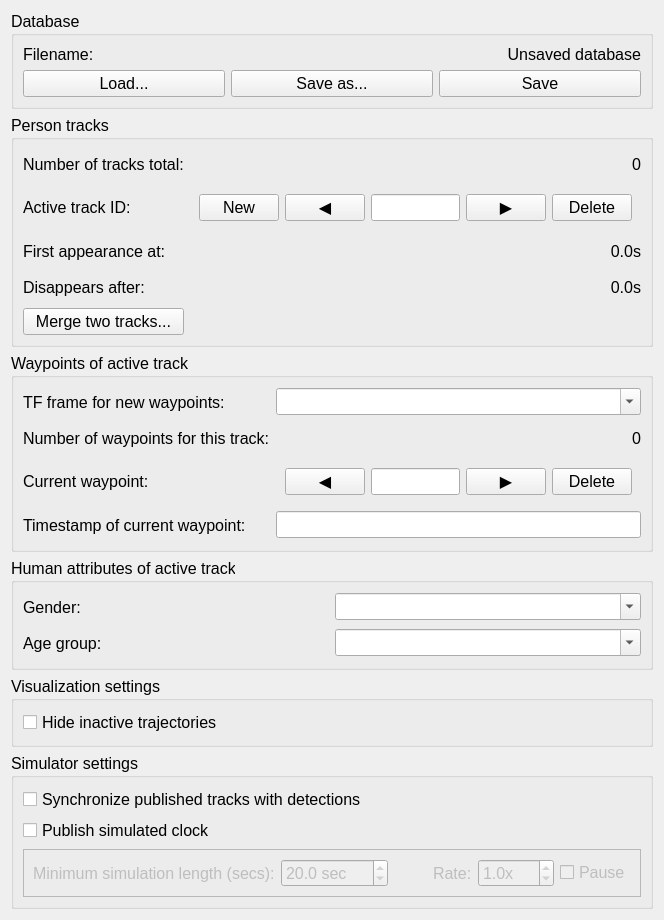
<?xml version="1.0" encoding="UTF-8"?>
<ui version="4.0">
 <class>window</class>
 <widget class="QWidget" name="window">
  <property name="geometry">
   <rect>
    <x>0</x>
    <y>0</y>
    <width>664</width>
    <height>832</height>
   </rect>
  </property>
  <property name="sizePolicy">
   <sizepolicy hsizetype="Expanding" vsizetype="Fixed">
    <horstretch>0</horstretch>
    <verstretch>0</verstretch>
   </sizepolicy>
  </property>
  <property name="font">
   <font>
    <pointsize>12</pointsize>
    <weight>50</weight>
    <bold>false</bold>
   </font>
  </property>
  <property name="windowTitle">
   <string>Track annotation tool</string>
  </property>
  <layout class="QVBoxLayout" name="verticalLayout_2">
   <item>
    <widget class="QGroupBox" name="groupBox_5">
     <property name="title">
      <string>Database</string>
     </property>
     <layout class="QGridLayout" name="gridLayout_3">
      <item row="1" column="1">
       <widget class="QPushButton" name="saveDatabaseAsButton">
        <property name="text">
         <string>Save as...</string>
        </property>
       </widget>
      </item>
      <item row="0" column="0">
       <widget class="QLabel" name="label">
        <property name="text">
         <string>Filename:</string>
        </property>
       </widget>
      </item>
      <item row="1" column="0">
       <widget class="QPushButton" name="loadDatabaseButton">
        <property name="text">
         <string>Load...</string>
        </property>
       </widget>
      </item>
      <item row="1" column="2">
       <widget class="QPushButton" name="saveDatabaseButton">
        <property name="text">
         <string>Save</string>
        </property>
       </widget>
      </item>
      <item row="0" column="1" colspan="2">
       <widget class="QLabel" name="databaseFilenameLabel">
        <property name="text">
         <string>Unsaved database</string>
        </property>
        <property name="alignment">
         <set>Qt::AlignRight|Qt::AlignTrailing|Qt::AlignVCenter</set>
        </property>
       </widget>
      </item>
     </layout>
    </widget>
   </item>
   <item>
    <widget class="QGroupBox" name="groupBox">
     <property name="styleSheet">
      <string notr="true"/>
     </property>
     <property name="title">
      <string>Person tracks</string>
     </property>
     <property name="flat">
      <bool>false</bool>
     </property>
     <layout class="QGridLayout" name="gridLayout_4">
      <item row="3" column="1">
       <widget class="QLabel" name="trackAppearsAtLabel">
        <property name="text">
         <string>0.0s</string>
        </property>
        <property name="alignment">
         <set>Qt::AlignRight|Qt::AlignTrailing|Qt::AlignVCenter</set>
        </property>
       </widget>
      </item>
      <item row="3" column="0">
       <widget class="QLabel" name="label_5">
        <property name="minimumSize">
         <size>
          <width>0</width>
          <height>30</height>
         </size>
        </property>
        <property name="text">
         <string>First appearance at:</string>
        </property>
       </widget>
      </item>
      <item row="4" column="1">
       <widget class="QLabel" name="trackDisappearsAfterLabel">
        <property name="text">
         <string>0.0s</string>
        </property>
        <property name="alignment">
         <set>Qt::AlignRight|Qt::AlignTrailing|Qt::AlignVCenter</set>
        </property>
       </widget>
      </item>
      <item row="1" column="1">
       <widget class="QWidget" name="widget" native="true">
        <layout class="QHBoxLayout" name="horizontalLayout_2">
         <item>
          <widget class="QPushButton" name="newTrackButton">
           <property name="text">
            <string>New</string>
           </property>
          </widget>
         </item>
         <item>
          <widget class="QPushButton" name="previousTrackButton">
           <property name="text">
            <string>◀</string>
           </property>
          </widget>
         </item>
         <item>
          <widget class="QLineEdit" name="trackIdText">
           <property name="font">
            <font>
             <weight>75</weight>
             <bold>true</bold>
            </font>
           </property>
           <property name="alignment">
            <set>Qt::AlignCenter</set>
           </property>
          </widget>
         </item>
         <item>
          <widget class="QPushButton" name="nextTrackButton">
           <property name="text">
            <string>▶</string>
           </property>
          </widget>
         </item>
         <item>
          <widget class="QPushButton" name="deleteTrackButton">
           <property name="text">
            <string>Delete</string>
           </property>
          </widget>
         </item>
        </layout>
       </widget>
      </item>
      <item row="4" column="0">
       <widget class="QLabel" name="label_7">
        <property name="minimumSize">
         <size>
          <width>0</width>
          <height>30</height>
         </size>
        </property>
        <property name="text">
         <string>Disappears after:</string>
        </property>
       </widget>
      </item>
      <item row="1" column="0">
       <widget class="QLabel" name="label_12">
        <property name="sizePolicy">
         <sizepolicy hsizetype="Expanding" vsizetype="Expanding">
          <horstretch>0</horstretch>
          <verstretch>0</verstretch>
         </sizepolicy>
        </property>
        <property name="minimumSize">
         <size>
          <width>0</width>
          <height>30</height>
         </size>
        </property>
        <property name="font">
         <font>
          <weight>50</weight>
          <bold>false</bold>
         </font>
        </property>
        <property name="text">
         <string>Active track ID:</string>
        </property>
       </widget>
      </item>
      <item row="0" column="0">
       <widget class="QLabel" name="label_3">
        <property name="minimumSize">
         <size>
          <width>0</width>
          <height>30</height>
         </size>
        </property>
        <property name="text">
         <string>Number of tracks total:</string>
        </property>
       </widget>
      </item>
      <item row="0" column="1">
       <widget class="QLabel" name="trackCountLabel">
        <property name="text">
         <string>0</string>
        </property>
        <property name="alignment">
         <set>Qt::AlignRight|Qt::AlignTrailing|Qt::AlignVCenter</set>
        </property>
       </widget>
      </item>
      <item row="5" column="0">
       <widget class="QPushButton" name="mergeTracksButton">
        <property name="toolTip">
         <string>&lt;html&gt;&lt;head/&gt;&lt;body&gt;&lt;p&gt;Merges the waypoints of two person tracks. This is useful if you haven't started annotating at the beginning of the recording, and while annotating a second track, you later on notice that the detections actually belong to a different track that is already annotated at a later point in time.&lt;/p&gt;&lt;/body&gt;&lt;/html&gt;</string>
        </property>
        <property name="text">
         <string>Merge two tracks...</string>
        </property>
       </widget>
      </item>
     </layout>
    </widget>
   </item>
   <item>
    <spacer name="verticalSpacer_2">
     <property name="orientation">
      <enum>Qt::Vertical</enum>
     </property>
     <property name="sizeHint" stdset="0">
      <size>
       <width>10</width>
       <height>10</height>
      </size>
     </property>
    </spacer>
   </item>
   <item>
    <widget class="QGroupBox" name="groupBox_2">
     <property name="sizePolicy">
      <sizepolicy hsizetype="Expanding" vsizetype="Expanding">
       <horstretch>0</horstretch>
       <verstretch>0</verstretch>
      </sizepolicy>
     </property>
     <property name="title">
      <string>Waypoints of active track</string>
     </property>
     <layout class="QGridLayout" name="gridLayout">
      <item row="2" column="1">
       <widget class="QWidget" name="widget_3" native="true">
        <property name="sizePolicy">
         <sizepolicy hsizetype="Preferred" vsizetype="Minimum">
          <horstretch>0</horstretch>
          <verstretch>0</verstretch>
         </sizepolicy>
        </property>
        <layout class="QHBoxLayout" name="horizontalLayout">
         <item>
          <widget class="QPushButton" name="previousWaypointButton">
           <property name="text">
            <string>◀</string>
           </property>
          </widget>
         </item>
         <item>
          <widget class="QLineEdit" name="waypointIndexText">
           <property name="alignment">
            <set>Qt::AlignCenter</set>
           </property>
          </widget>
         </item>
         <item>
          <widget class="QPushButton" name="nextWaypointButton">
           <property name="text">
            <string>▶</string>
           </property>
          </widget>
         </item>
         <item>
          <widget class="QPushButton" name="deleteWaypointButton">
           <property name="text">
            <string>Delete</string>
           </property>
          </widget>
         </item>
        </layout>
       </widget>
      </item>
      <item row="4" column="0">
       <widget class="QLabel" name="label_9">
        <property name="minimumSize">
         <size>
          <width>0</width>
          <height>30</height>
         </size>
        </property>
        <property name="text">
         <string>Timestamp of current waypoint: </string>
        </property>
       </widget>
      </item>
      <item row="2" column="0">
       <widget class="QLabel" name="label_2">
        <property name="minimumSize">
         <size>
          <width>0</width>
          <height>30</height>
         </size>
        </property>
        <property name="text">
         <string>Current waypoint:</string>
        </property>
       </widget>
      </item>
      <item row="4" column="1">
       <widget class="QLineEdit" name="waypointTimestampText">
        <property name="alignment">
         <set>Qt::AlignRight|Qt::AlignTrailing|Qt::AlignVCenter</set>
        </property>
       </widget>
      </item>
      <item row="1" column="0">
       <widget class="QLabel" name="label_13">
        <property name="minimumSize">
         <size>
          <width>0</width>
          <height>30</height>
         </size>
        </property>
        <property name="text">
         <string>Number of waypoints for this track:</string>
        </property>
       </widget>
      </item>
      <item row="1" column="1">
       <widget class="QLabel" name="waypointCountLabel">
        <property name="text">
         <string>0</string>
        </property>
        <property name="alignment">
         <set>Qt::AlignRight|Qt::AlignTrailing|Qt::AlignVCenter</set>
        </property>
       </widget>
      </item>
      <item row="0" column="0">
       <widget class="QLabel" name="waypointFrameLabel">
        <property name="minimumSize">
         <size>
          <width>0</width>
          <height>30</height>
         </size>
        </property>
        <property name="text">
         <string>TF frame for new waypoints:</string>
        </property>
       </widget>
      </item>
      <item row="0" column="1">
       <widget class="QComboBox" name="waypointFrameCombo">
        <property name="toolTip">
         <string>&lt;html&gt;&lt;head/&gt;&lt;body&gt;&lt;p&gt;Select a TF frame that any newly created waypoints will be transformed into, before storing them in the track database.&lt;/p&gt;&lt;p&gt;It often makes sense to use the TF frame of the sensor modality you are annotating data in (e.g. &lt;span style=&quot; font-style:italic;&quot;&gt;laser_front_link&lt;/span&gt;). &lt;span style=&quot; font-style:italic;&quot;&gt;base_footprint&lt;/span&gt; might also be a good choice.&lt;/p&gt;&lt;/body&gt;&lt;/html&gt;</string>
        </property>
        <property name="editable">
         <bool>true</bool>
        </property>
       </widget>
      </item>
     </layout>
    </widget>
   </item>
   <item>
    <spacer name="verticalSpacer">
     <property name="orientation">
      <enum>Qt::Vertical</enum>
     </property>
     <property name="sizeHint" stdset="0">
      <size>
       <width>10</width>
       <height>10</height>
      </size>
     </property>
    </spacer>
   </item>
   <item>
    <widget class="QGroupBox" name="groupBox_3">
     <property name="title">
      <string>Human attributes of active track</string>
     </property>
     <layout class="QGridLayout" name="gridLayout_2">
      <item row="2" column="1">
       <widget class="QComboBox" name="ageGroupCombo">
        <property name="editable">
         <bool>true</bool>
        </property>
       </widget>
      </item>
      <item row="0" column="0">
       <widget class="QLabel" name="genderLabel">
        <property name="minimumSize">
         <size>
          <width>0</width>
          <height>30</height>
         </size>
        </property>
        <property name="text">
         <string>Gender:</string>
        </property>
       </widget>
      </item>
      <item row="0" column="1">
       <widget class="QComboBox" name="genderCombo">
        <property name="editable">
         <bool>true</bool>
        </property>
       </widget>
      </item>
      <item row="2" column="0">
       <widget class="QLabel" name="ageGroupLabel">
        <property name="minimumSize">
         <size>
          <width>0</width>
          <height>30</height>
         </size>
        </property>
        <property name="text">
         <string>Age group:</string>
        </property>
       </widget>
      </item>
     </layout>
    </widget>
   </item>
   <item>
    <widget class="QGroupBox" name="groupBox_6">
     <property name="title">
      <string>Visualization settings</string>
     </property>
     <layout class="QVBoxLayout" name="verticalLayout_3">
      <item>
       <widget class="QCheckBox" name="hideInactiveTrajectoriesCheckbox">
        <property name="text">
         <string>Hide inactive trajectories</string>
        </property>
       </widget>
      </item>
     </layout>
    </widget>
   </item>
   <item>
    <widget class="QGroupBox" name="groupBox_4">
     <property name="enabled">
      <bool>true</bool>
     </property>
     <property name="title">
      <string>Simulator settings</string>
     </property>
     <layout class="QVBoxLayout" name="verticalLayout">
      <item>
       <widget class="QCheckBox" name="syncTracksWithDetectionsCheckbox">
        <property name="toolTip">
         <string>&lt;html&gt;&lt;head/&gt;&lt;body&gt;&lt;p&gt;If enabled, when publishing tracked persons, the simulator will check if there is a close-by person detection on the &lt;span style=&quot; font-style:italic;&quot;&gt;/spencer/perception/detected_persons&lt;/span&gt; topic, and if yes, will reference the &lt;span style=&quot; font-style:italic;&quot;&gt;detection_id&lt;/span&gt; in the TrackedPerson message.&lt;/p&gt;&lt;/body&gt;&lt;/html&gt;</string>
        </property>
        <property name="text">
         <string>Synchronize published tracks with detections</string>
        </property>
       </widget>
      </item>
      <item>
       <layout class="QHBoxLayout" name="horizontalLayout_3">
        <item>
         <widget class="QCheckBox" name="publishClockCheckbox">
          <property name="toolTip">
           <string>&lt;html&gt;&lt;head/&gt;&lt;body&gt;&lt;p&gt;Enable this option if you are NOT playing a bagfile, and you want a /clock topic to be published based upon the timestamps in the track database.&lt;/p&gt;&lt;p&gt;Requires use of &lt;span style=&quot; font-style:italic;&quot;&gt;&amp;quot;rosparam set use_sim_time true&amp;quot;&lt;/span&gt;.&lt;/p&gt;&lt;/body&gt;&lt;/html&gt;</string>
          </property>
          <property name="text">
           <string>Publish simulated clock</string>
          </property>
         </widget>
        </item>
       </layout>
      </item>
      <item>
       <widget class="QFrame" name="clockSettingsFrame">
        <property name="enabled">
         <bool>false</bool>
        </property>
        <property name="frameShape">
         <enum>QFrame::StyledPanel</enum>
        </property>
        <property name="frameShadow">
         <enum>QFrame::Raised</enum>
        </property>
        <layout class="QHBoxLayout" name="horizontalLayout_5">
         <item>
          <layout class="QHBoxLayout" name="horizontalLayout_4">
           <item>
            <widget class="QLabel" name="simulationLengthLabel">
             <property name="text">
              <string>Minimum simulation length (secs):</string>
             </property>
            </widget>
           </item>
           <item>
            <widget class="QDoubleSpinBox" name="simulationLengthInput">
             <property name="enabled">
              <bool>false</bool>
             </property>
             <property name="suffix">
              <string> sec</string>
             </property>
             <property name="decimals">
              <number>1</number>
             </property>
             <property name="maximum">
              <double>9999.000000000000000</double>
             </property>
             <property name="value">
              <double>20.000000000000000</double>
             </property>
            </widget>
           </item>
           <item>
            <spacer name="horizontalSpacer">
             <property name="orientation">
              <enum>Qt::Horizontal</enum>
             </property>
             <property name="sizeHint" stdset="0">
              <size>
               <width>40</width>
               <height>20</height>
              </size>
             </property>
            </spacer>
           </item>
           <item>
            <widget class="QLabel" name="simulationRateLabel">
             <property name="text">
              <string>Rate:</string>
             </property>
            </widget>
           </item>
           <item>
            <widget class="QDoubleSpinBox" name="simulationRateInput">
             <property name="suffix">
              <string>x</string>
             </property>
             <property name="decimals">
              <number>1</number>
             </property>
             <property name="maximum">
              <double>100.000000000000000</double>
             </property>
             <property name="value">
              <double>1.000000000000000</double>
             </property>
            </widget>
           </item>
           <item>
            <widget class="QCheckBox" name="pauseCheckbox">
             <property name="enabled">
              <bool>false</bool>
             </property>
             <property name="text">
              <string>Pause</string>
             </property>
            </widget>
           </item>
          </layout>
         </item>
        </layout>
       </widget>
      </item>
     </layout>
    </widget>
   </item>
  </layout>
 </widget>
 <resources/>
 <connections/>
</ui>
